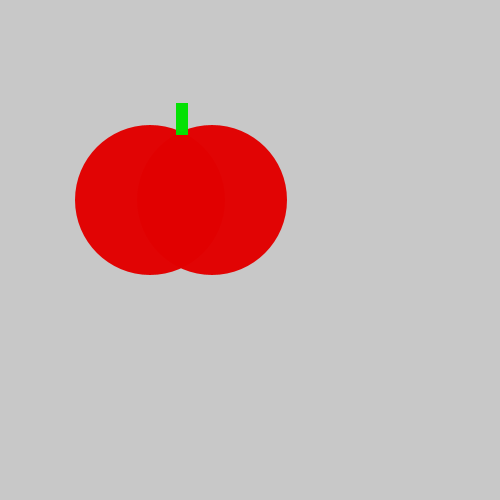
Frame 1 (no input)
Frame 60 (the mouse pressed at the canvas centre just before this capture): identical to frame 1, image omitted
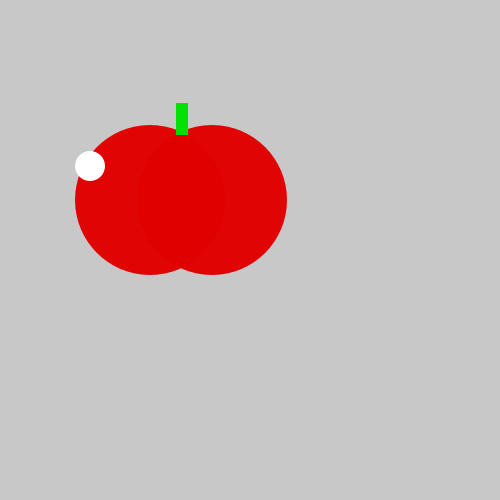
Frame 120 (the mouse held since frame 60 and released just before this capture)

The Processing sketch that drew these frames (run headless with seeded random() and noise(); from frame 60 on, the mouse is pressed at the canvas centre):

// Processing sketch: tasty_tomato
// ── tasty_tomato.pde
void setup() {
    size(500, 500);
}
void draw() {
    background(200, 200, 200);
    noStroke();
    fill(225,0,0,250);
    ellipse(150, 200, 150, 150);
    ellipse(212, 200, 150, 150);
    fill(0,225,0,250);
    rect(176, 103, 12, 32);
    if (mousePressed) {
      fill(#FFFFFF);
      ellipse(90,166, 30,30);
    }
}
